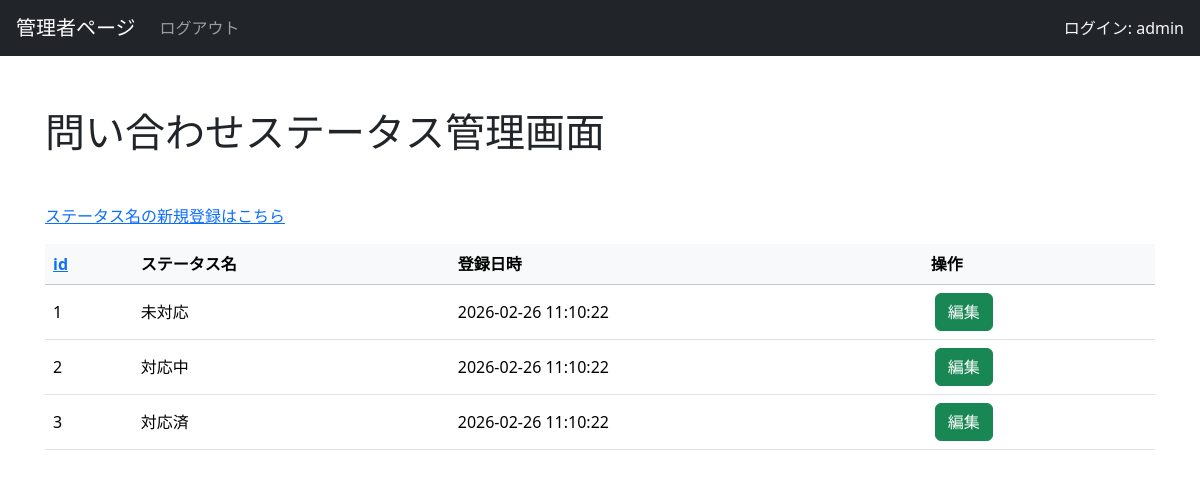
The app's page /admin/admin_support_status.php (signed in) with its own data.
### tables this page shows
CREATE TABLE `support_status` (
  `id` int(11) NOT NULL,
  `status` varchar(255) NOT NULL,
  `create_date` datetime NOT NULL
);

### functions/function.php (called while the page is built, shortened)
<?php
function get_sort_params($sortable, $sort, $dir, $default_sort = "id", $default_dir = "asc")
{
    return [
        "sort" => $sort,
        "dir" => $dir,
        "order_by" => $sortable[$sort] . " " . strtoupper($dir),
    ];
}
function next_sort_dir($current_sort, $clicked_sort, $current_dir)
{
    if ($current_sort === $clicked_sort) {
        return $current_dir === "asc" ? "desc" : "asc";
    }
    return "asc";
}

### admin/admin_support_status.php (the view, shortened to what this page needs)
<?php
require_once __DIR__ . "/../functions/function.php";
try {
    $db = db_connect();
    $sortable = [
        "id" => "id",
    ];
    $sort_params = get_sort_params(
        $sortable,
        $_GET["sort"] ?? "id",
        $_GET["dir"] ?? "asc"
    );
    $sql = "SELECT * FROM support_status
            ORDER BY " . $sort_params["order_by"];
    $stmt = $db->prepare($sql);
    $stmt->execute();
    $datas = $stmt->fetchAll(PDO::FETCH_ASSOC);
} catch (PDOException $e) {
    set_admin_system_message(MsgContent::COMMON_EXCEPTION->value . $e->getMessage(), MsgStatus::ERROR);
    set_error_log($e->getMessage());
    header("location:index.php");
    exit();
}
?>
<!DOCTYPE html>
<html lang="ja">
<head>
    <link rel="stylesheet" href="https://cdn.jsdelivr.net/npm/bootstrap@5.3.8/dist/css/bootstrap.min.css">
</head>
<body>
    <?php include('admin-header.php');  ?>
    <main role="main" class="container" style="padding:60px 15px 0">
        <h1 class="my-5">問い合わせステータス管理画面</h1>
        <a href="support_status_add.php">
            <p>ステータス名の新規登録はこちら</p>
        </a>
        <div class="table-responsive">
            <table class="table table-hover align-middle">
                <thead class="table-light sticky-top">
                    <tr>
                        <th>
                            <a href="?sort=id&dir=<?php echo next_sort_dir($sort_params['sort'], 'id', $sort_params['dir']); ?>">id</a>
                        </th>
                        <th>ステータス名</th>
                        <th>登録日時</th>
                        <th>操作</th>
                    </tr>
                </thead>
                <tbody>
                    <?php foreach ($datas as $data): ?>
                        <tr>
                            <td><?php echo $data["id"]; ?></td>
                            <td><?php echo $data["status"]; ?></td>
                            <td><?php echo $data["create_date"]; ?></td>
                            <td><a href="support_status_edit.php?id=<?php echo $data["id"]; ?>" class="btn btn-success mx-1">編集</a></td>
                        </tr>
                    <?php endforeach; ?>
                </tbody>
            </table>
        </div>
    </main>
</body>
</html>

### records on screen
support_status: id "1", status "未対応", create_date "2026-02-26 11:10:22"
support_status: id "2", status "対応中", create_date "2026-02-26 11:10:22"
support_status: id "3", status "対応済", create_date "2026-02-26 11:10:22"

### other values on screen
$_SESSION["admin_user_name"] "admin"
